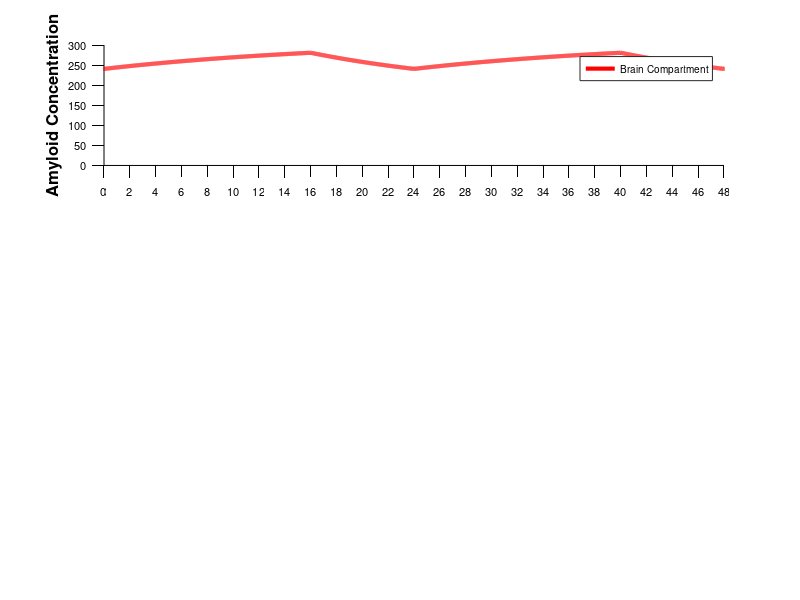

MATLAB code to generate this figure: (Note: this script raises an error after producing the figure.)
set(groot, ...
'DefaultFigureColor', 'w', ...
'DefaultAxesLineWidth', 0.5, ...
'DefaultAxesXColor', 'k', ...
'DefaultAxesYColor', 'k', ...
'DefaultAxesFontUnits', 'points', ...
'DefaultAxesFontSize', 8, ...
'DefaultAxesFontName', 'Helvetica', ...
'DefaultLineLineWidth', 1, ...
'DefaultTextFontUnits', 'Points', ...
'DefaultTextFontSize', 8, ...
'DefaultTextFontName', 'Helvetica', ...
'DefaultAxesBox', 'off', ...
'DefaultAxesTickLength', [0.02 0.025]);
 
set(groot, 'DefaultAxesTickDir', 'out');
set(groot, 'DefaultAxesTickDirMode', 'manual');

function dydt_n = model_global_wrmse(t, y)
    A = 16.203;
    sigma_A = 0.772;
    r_bc = 0.038;
    sigma_bc = 1.131;
    r_cp = 0.00537;
    sigma_cp = 6.100;
    r_bp = 0.014;
    sigma_bp = 1.768;
    r_p = 0.427;
    sigma_p = 4.253;
    sw_cycle = (mod(t, 24) >= 8 && mod(t, 24) < 24);

    dydt_n = zeros(3, 1);
    dydt_n(1) = A * sw_cycle + sigma_A * A * (1 - sw_cycle) - (r_bp * sw_cycle + sigma_bp * r_bp * (1 - sw_cycle) + r_bc * sw_cycle + sigma_bc * r_bc * (1 - sw_cycle)) * y(1);
    dydt_n(2) = (r_bc * sw_cycle + sigma_bc * r_bc * (1 - sw_cycle)) * y(1) - (r_cp * sw_cycle + sigma_cp * r_cp * (1 - sw_cycle)) * y(2);
    dydt_n(3) = (r_bp * sw_cycle + sigma_bp * r_bp * (1 - sw_cycle)) * y(1) + (r_cp * sw_cycle + sigma_cp * r_cp * (1 - sw_cycle)) * y(2) - (r_p * sw_cycle + sigma_p * r_p * (1 - sw_cycle)) * y(3);
end

function [t, w] = euler(F, endpoints, initial_conditions, ts)
    % Calculate number of steps and time vector
    total_time = endpoints(2) - endpoints(1);
    num_steps = floor(total_time / ts);
    
    % Initialize time vector
    t = linspace(endpoints(1), endpoints(2), num_steps + 1)';
    
    % Initialize solution matrix
    w = zeros(length(t), length(initial_conditions));
    w(1,:) = initial_conditions;
    
    % Euler iteration
    for k = 1:num_steps
        w(k+1,:) = w(k,:) + F(t(k), w(k,:))' * ts;
    end
end


[t_100days_gwrmse, sol_100days_gwrmse] = euler(@(t,y) model_global_wrmse(t,y), [0, 24*100], [0,600,15.5], 0.01);

% Plot
figure;
subplot(3, 1, 1);
hold on;
plot(t_100days_gwrmse, sol_100days_gwrmse(:, 1), 'r', 'LineWidth', 3.0, 'DisplayName', 'Brain Compartment');
legend('show');
ylabel('Amyloid Concentration', 'FontSize', 12, 'FontWeight','bold');
xlim([2336, 2384]);
xticks(2336:2:2384);
xticklabels(0:2:48);
xline(2352, 'k--', 'LineWidth', 2, 'HandleVisibility', 'off', 'Alpha', 0.5);
xline(2360, 'k--', 'LineWidth', 2, 'HandleVisibility', 'off', 'Alpha', 0.5);
xline(2376, 'k--', 'LineWidth', 2, 'HandleVisibility', 'off', 'Alpha', 0.5);
xline(2384, 'k--', 'LineWidth', 2, 'HandleVisibility', 'off', 'Alpha', 0.5);
hold off;

subplot(3, 1, 2);
hold on;
plot(t_100days_gwrmse, sol_100days_gwrmse(:, 2), 'r', 'LineWidth', 3.0, 'DisplayName', 'CSF Compartment');
legend('show');
ylabel('Amyloid Concentration', 'FontSize', 12, 'FontWeight','bold');
xlim([2336, 2384]);
xticks(2336:2:2384);
xticklabels(0:2:48);
xline(2352, 'k--', 'LineWidth', 2, 'HandleVisibility', 'off', 'Alpha', 0.5);
xline(2360, 'k--', 'LineWidth', 2, 'HandleVisibility', 'off', 'Alpha', 0.5);
xline(2376, 'k--', 'LineWidth', 2, 'HandleVisibility', 'off', 'Alpha', 0.5);
xline(2384, 'k--', 'LineWidth', 2, 'HandleVisibility', 'off', 'Alpha', 0.5);
hold off;

subplot(3, 1, 3);
hold on;
plot(t_100days_gwrmse, sol_100days_gwrmse(:, 3), 'r', 'LineWidth', 3.0, 'DisplayName', 'Plasma Compartment');
legend('show');
xlabel('Time (hr)', 'FontSize', 12, 'FontWeight','bold');
ylabel('Amyloid Concentration', 'FontSize', 12, 'FontWeight','bold');
xlim([2336, 2384]);
xticks(2336:2:2384);
xticklabels(0:2:48);
xline(2352, 'k--', 'LineWidth', 2, 'HandleVisibility', 'off', 'Alpha', 0.5);
xline(2360, 'k--', 'LineWidth', 2, 'HandleVisibility', 'off', 'Alpha', 0.5);
xline(2376, 'k--', 'LineWidth', 2, 'HandleVisibility', 'off', 'Alpha', 0.5);
xline(2384, 'k--', 'LineWidth', 2, 'HandleVisibility', 'off', 'Alpha', 0.5);
hold off;
